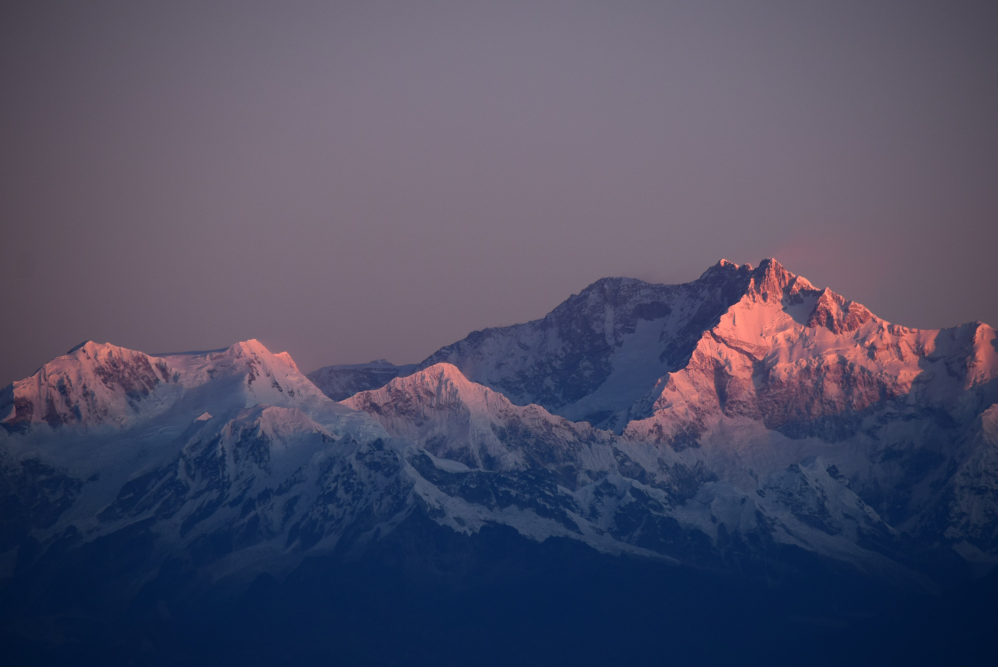
#> input picture image.jpeg, 2992 x 2000 px, found by its file name (shown at 1/3 size)
$ jupyter execute 'Poster Generator.ipynb'   (shell and % lines are left out)
#> lines starting #> are read from the running program, lines starting #| are printed output that depends on the picture; after the words box and inside, x2 and y2 are one past the last pixel; in counts of white or black regions, pixels touching at a corner belong together
[cell 1]
#library importing
import numpy as np
import pandas as pd
import matplotlib.pyplot as plt

from skimage import io
from skimage.segmentation import slic
from skimage.color import label2rgb
from skimage import filters
from skimage.measure import label, regionprops, regionprops_table

from PIL import Image
from PIL import ImageFont
from PIL import ImageDraw

[cell 2]
from google.colab import drive
drive.mount('/content/drive')

[cell 3]
#loading Background image
image = io.imread("/content/drive/MyDrive/Video-Generator/image.jpeg")
#> image is the input picture: shape (2000, 2992, 3); mean R, G, B 77.8, 77.3, 100.3
plt.title("Background")
plt.imshow(image)
plt.show()

[cell 4]
shape=image.shape
#> shape = (2000, 2992, 3)
print('shape = ',shape)
#| shape =  (2000, 2992, 3)

# Simple Linear Iterative clustering For Color Segmented Label Data

[cell 5]
 # Applying Simple Linear Iterative clustering
label  = slic(image,n_segments=2,compactness=15,start_label=1)
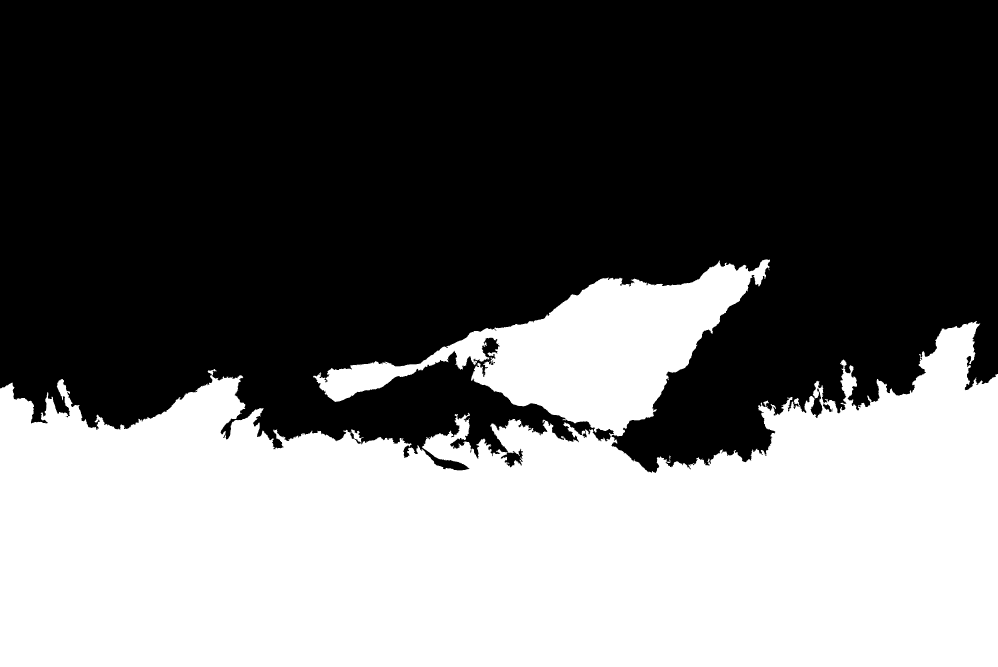
#> label: shape (2000, 2992) int64 (shown at 1/3 size); values 1 (black) and 2 (white), 41.4% white; 1 white region
plt.imshow(label2rgb(label,image,kind = 'avg'))
plt.title("SLIC Preview")
plt.show()
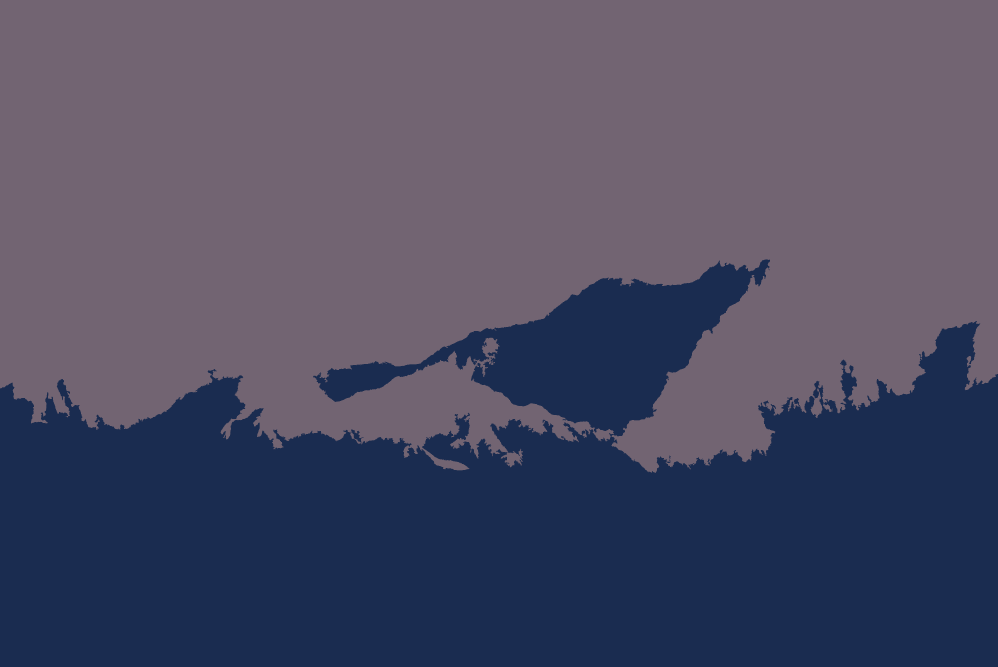
#> shown: shape (2000, 2992, 3) (shown at 1/3 size); mean R, G, B 77.6, 76.8, 99.9

# Edge Detection of Image clusters

[cell 6]
#edge detection on segmented Image
plt.imshow(filters.roberts(label*100))
plt.title("Edge detection on color segmented Image")
plt.show()
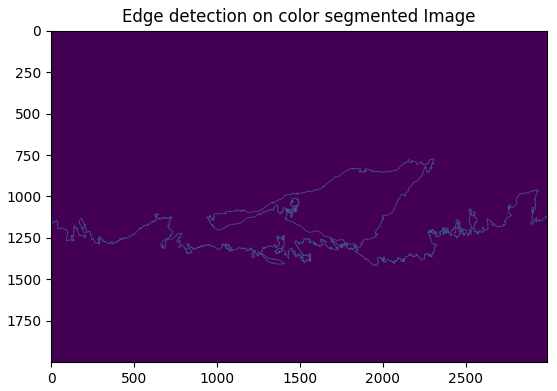
#> figure drawn by matplotlib, 1 panel

[cell 7]
#label data characteristic
uni_label = np.unique(label)
#> uni_label = [1, 2]
uni_label_freq=np.unique(label,return_counts=True)
#> uni_label_freq = ([1, 2], [3508969, 2475031])
print("Number of Unique Labels=",len(uni_label),"\n\nUnique Labels with Frequency=",uni_label_freq)
#| Number of Unique Labels= 2
#| Unique Labels with Frequency= (array([1, 2]), array([3508969, 2475031]))

[cell 8]
#converting image and label data into 1d for processing
image_1d=image.reshape((image.shape[0]*image.shape[1],image.shape[2]))
label_1d=np.reshape(label,-1)

# Characteristics of Colour Segmented  Image

[cell 9]
# finding Characteristics of each labels/segment
info=pd.DataFrame(data =[], index =uni_label, columns =['color','freq','percentage','centriod','xmax','xmin','ymax','ymin','majoraxislength','orientation'])
#> info = table of 2 rows and 10 columns

fig,(ax)=plt.subplots()
fig2,(ay)=plt.subplots()
ax.imshow(image)
ay.imshow(label2rgb(label,image,kind = 'avg').astype('int8'))
i=1
regions=regionprops(label)
#> regions = 2 regions; box (x1, y1, x2, y2) and area: (0, 0, 2992, 1419) 3508969, (0, 777, 2992, 2000) 2475031
for props in regions:

    #color mean
    loc=np.where(label_1d==i)[0]
    info.at[i,'color'] = np.append((np.mean(image_1d[loc,:],axis=0)).astype('uint8'),[1],axis=0)
    c=(np.mean(image_1d[loc,:],axis=0))/255.0
    #frequency of label
    info.at[i,'freq'] = uni_label_freq[1][i-1]

    #label percentage
    info.at[i,'percentage'] = (uni_label_freq[1][i-1]*100)/(shape[0]*shape[1])

    #centriod of segment
    y0, x0 = props.centroid
    info.at[i,'centriod']=[int(x0),int(y0)]

    # major-axis length
    info.at[i,'majoraxislength']=props.major_axis_length

    # major axis orientation angle
    info.at[i,'orientation']=props.orientation


    #outer layout for colour segment
    ymin,xmin,ymax,xmax = props.bbox

    info.at[i,'xmax']=xmax
    info.at[i,'xmin']=xmin
    info.at[i,'ymax']=ymax
    info.at[i,'ymin']=ymin

    #plotting layouts and their centriod

    ax.plot(x0, y0,'.b', markersize=10)
    ay.plot(x0, y0,'.b', markersize=10)

    minr, minc, maxr, maxc = props.bbox
    bx = (minc, maxc, maxc, minc, minc)
    by = (minr, minr, maxr, maxr, minr)
    ax.plot(bx, by, color=c, linewidth=2.5)
    ay.plot(bx, by, color=c, linewidth=2.5)
    ay.axis((0,shape[1],shape[0], 0))
    i=i+1
#> this loop made 2 passes
#> (c, y0, x0, ymin, xmin, ymax, xmax, minr) on passes 1 to 2: ([0.448, 0.393, 0.449], 602.5, 1463.3, 0, 0, 1419, 2992, 0), ([0.102, 0.176, 0.314], 1562.3, 1541.1, 777, 0, 2000, 2992, 777)
#> after the loop, i = 3

plt.show()
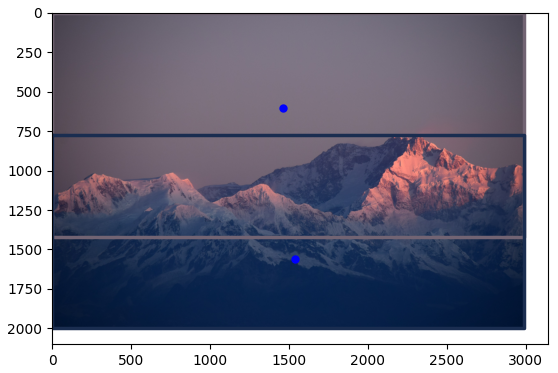
#> figure drawn by matplotlib, 1 panel
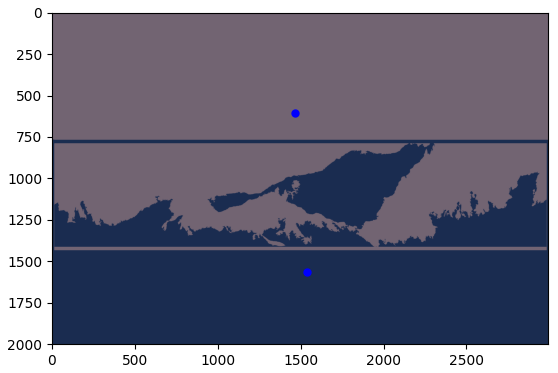
#> figure drawn by matplotlib, 1 panel

[cell 10]
print(info)
#> (printed output is left out)

#Simple Poster genration

[cell 11]
font = ImageFont.truetype(font='/content/drive/MyDrive/Video-Generator/Riverside FREE.ttf', size=320)
font1 = ImageFont.truetype(font='/content/drive/MyDrive/Video-Generator/Riverside FREE.ttf', size=230)
# Create a new image onto which the text will be added
image1 = Image.open('/content/drive/MyDrive/Video-Generator/image.jpeg')
# Create an ImageDraw object onto which the font text will be placed
draw = ImageDraw.Draw(image1)
# Draw the text onto our image
draw.text((info.centriod[1]), anchor='mm', text="Himalaya", font=font, fill=tuple(info.color[2]))
draw.text((info.centriod[2]), anchor='mm', text="The Great Heights", font=font1, fill=tuple(info.color[1]))
plt.imshow(np.asarray(image1))
image1.save('/content/drive/MyDrive/Video-Generator/result.jpeg')
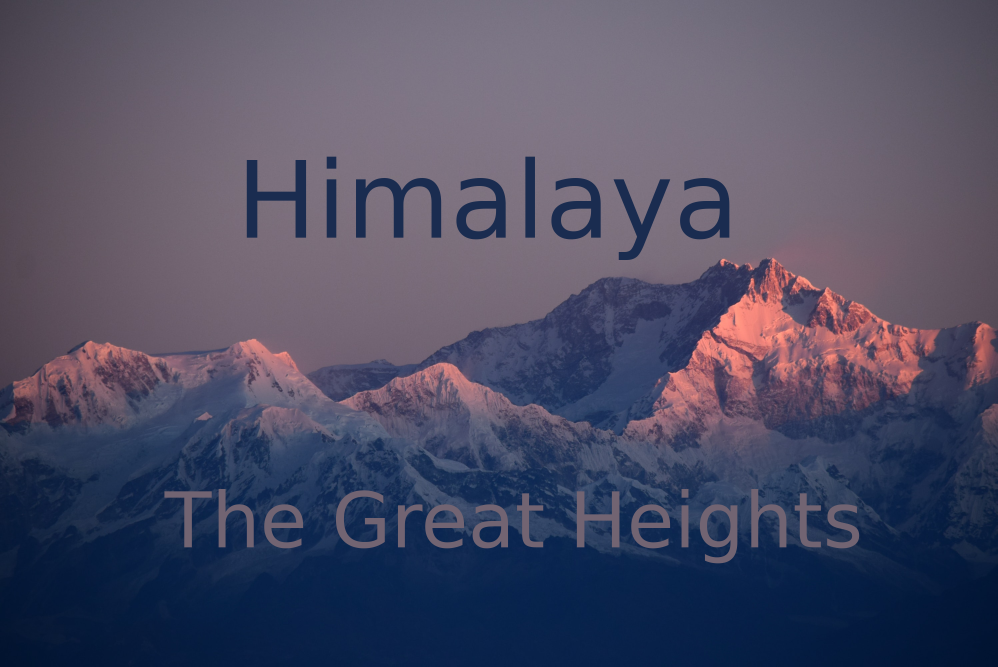
#> saved as result.jpeg: PIL image 2992x2000 RGB (shown at 1/3 size); mean R, G, B 77.5, 77, 99.9
